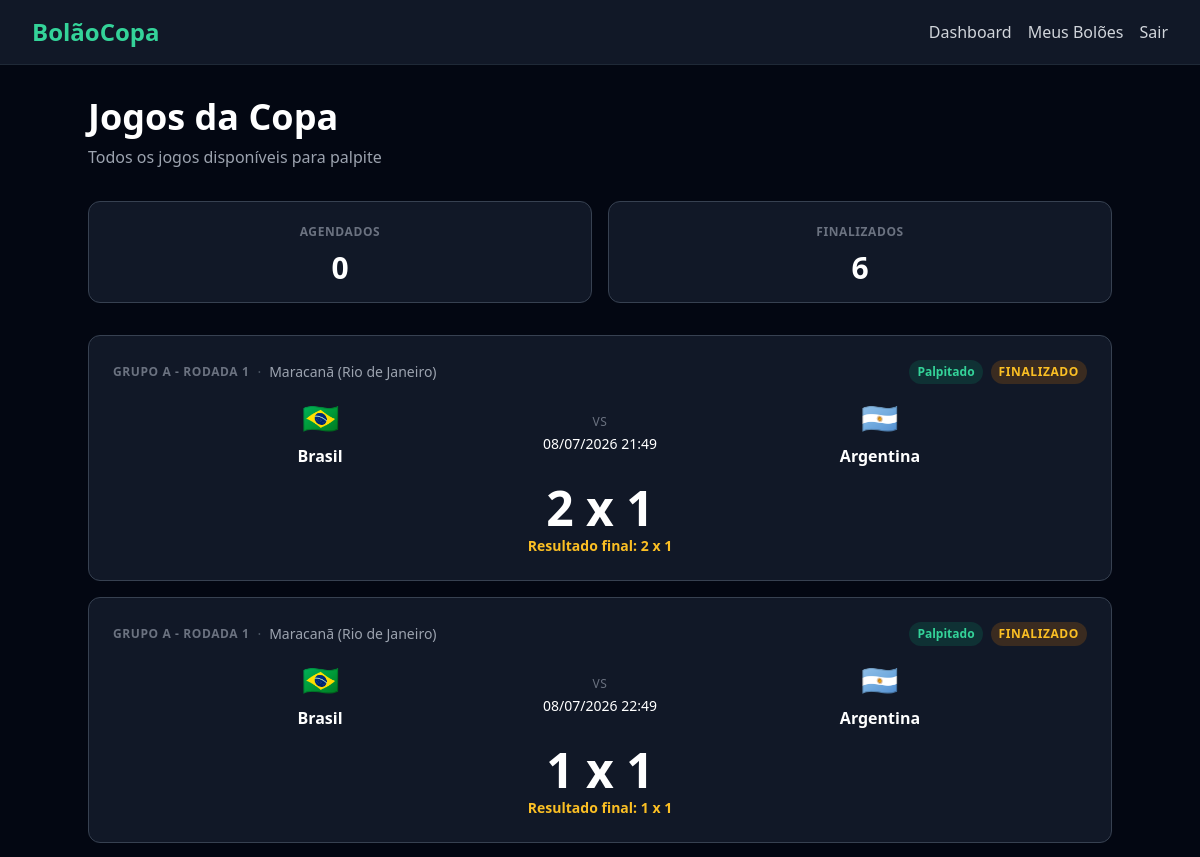
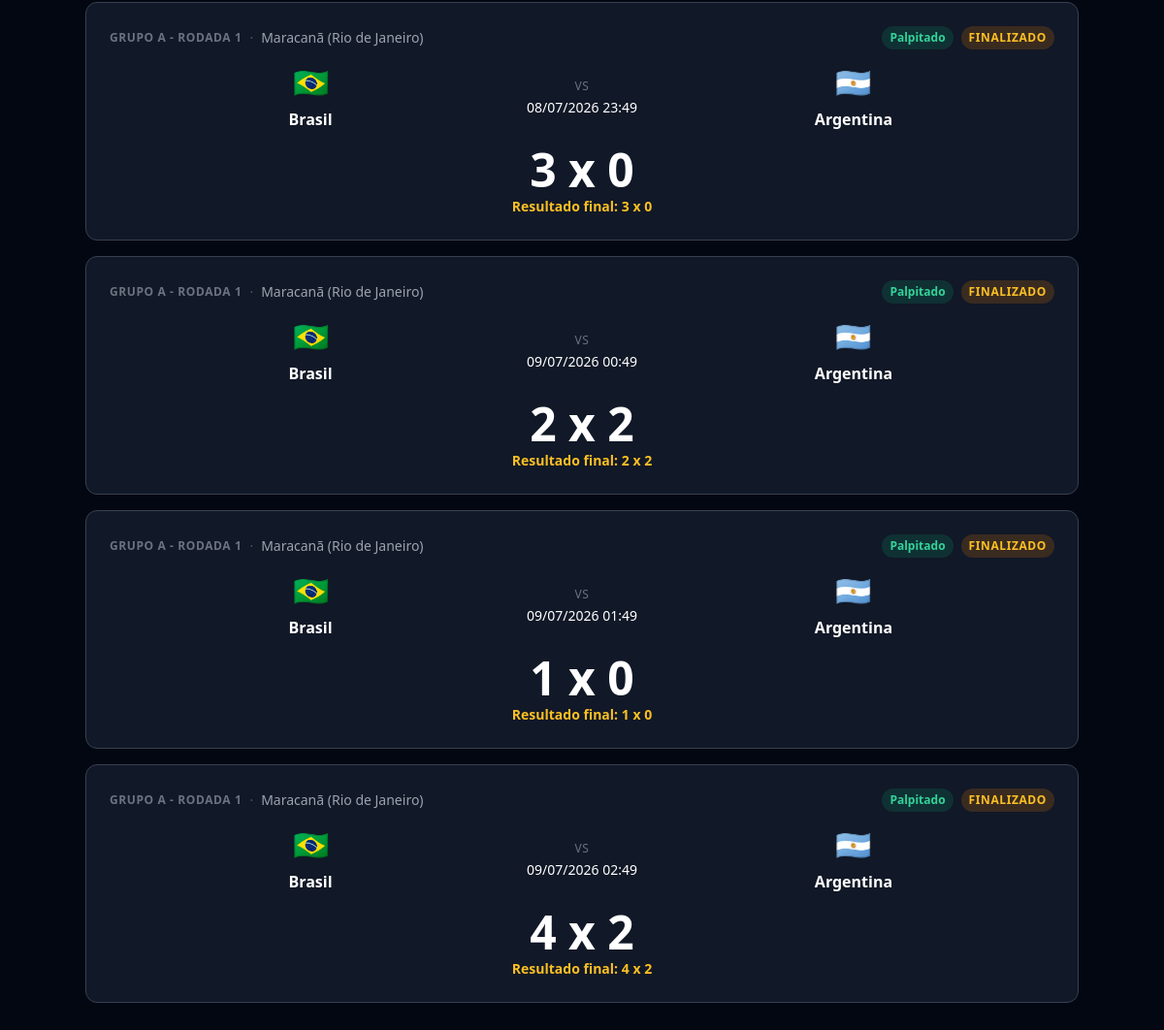
The page /matches/ (signed in) on the database as committed earlier (2 pictures, top to bottom).
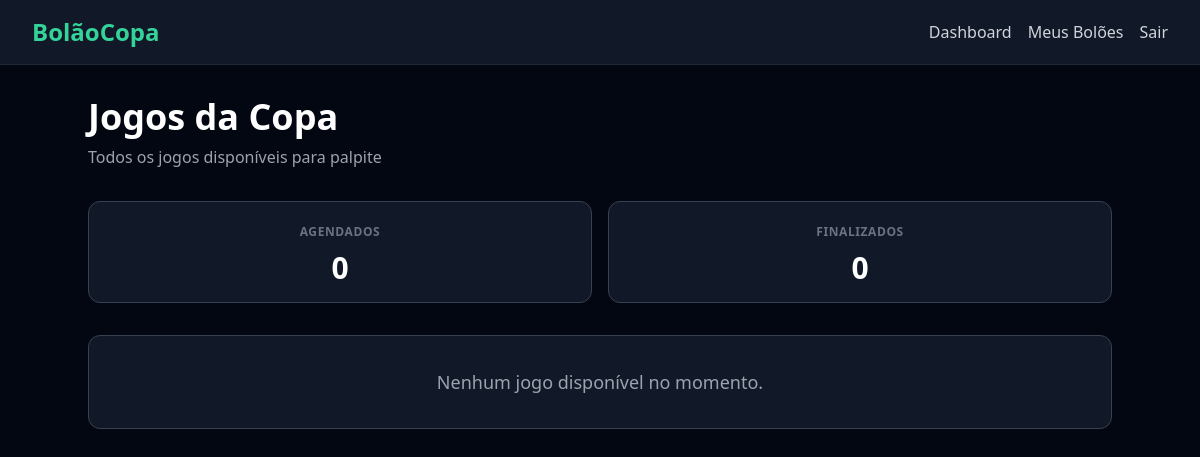
The same page on the database as committed later.
### matches/models.py (models this page shows, shortened)
class Match(models.Model):
    STATUS_CHOICES = (
        ('agendado', 'Agendado'),
        ('em_andamento', 'Em andamento'),
        ('finalizado', 'Finalizado'),
    )
    round = models.ForeignKey(
        Round,
        on_delete=models.CASCADE,
        related_name='matches',
    )
    stadium = models.ForeignKey(
        Stadium,
        on_delete=models.PROTECT,
        related_name='matches',
    )
    home_team = models.ForeignKey(
        Team,
        on_delete=models.PROTECT,
        related_name='home_matches',
    )
    away_team = models.ForeignKey(
        Team,
        on_delete=models.PROTECT,
        related_name='away_matches',
    )
    match_datetime = models.DateTimeField()
    home_score = models.PositiveIntegerField(null=True, blank=True)
    away_score = models.PositiveIntegerField(null=True, blank=True)
    status = models.CharField(
        max_length=20,
        choices=STATUS_CHOICES,
        default='agendado',
    )
    created_at = models.DateTimeField(auto_now_add=True)
    updated_at = models.DateTimeField(auto_now=True)
    class Meta:
        ordering = ('match_datetime',)

class Round(models.Model):
    PHASE_CHOICES = (
        ('grupo', 'Fase de Grupos'),
        ('oitavas', 'Oitavas de Final'),
        ('quartas', 'Quartas de Final'),
        ('semi', 'Semifinal'),
        ('terceiro_lugar', 'Terceiro Lugar'),
        ('final', 'Final'),
    )
    name = models.CharField(max_length=100)
    order = models.PositiveIntegerField()
    phase = models.CharField(max_length=20, choices=PHASE_CHOICES)
    created_at = models.DateTimeField(auto_now_add=True)
    updated_at = models.DateTimeField(auto_now=True)
    class Meta:
        ordering = ('order',)

class Stadium(models.Model):
    name = models.CharField(max_length=200)
    city = models.CharField(max_length=100)
    country = models.CharField(max_length=100)
    created_at = models.DateTimeField(auto_now_add=True)
    updated_at = models.DateTimeField(auto_now=True)
    def __str__(self):
        return f'{self.name} ({self.city})'

class Team(models.Model):
    class Confederation(models.TextChoices):
        CONMEBOL = 'CONMEBOL', 'CONMEBOL'
        UEFA = 'UEFA', 'UEFA'
        CAF = 'CAF', 'CAF'
        AFC = 'AFC', 'AFC'
        OFC = 'OFC', 'OFC'
        CONCACAF = 'CONCACAF', 'CONCACAF'
    name = models.CharField(max_length=100)
    country_code = models.CharField(max_length=3, unique=True)
    flag_emoji = models.CharField(max_length=10, blank=True)
    confederation = models.CharField(
        max_length=10,
        choices=Confederation.choices,
        blank=True,
    )
    created_at = models.DateTimeField(auto_now_add=True)
    updated_at = models.DateTimeField(auto_now=True)

### matches/views.py (the view)
# urls.py: path('matches/', MatchListView.as_view(), name='match_list'),
class MatchListView(LoginRequiredMixin, ListView):
    model = Match
    template_name = 'matches/match_list.html'
    context_object_name = 'matches'
    paginate_by = 20
    def get_queryset(self):
        return Match.objects.select_related(
            'home_team', 'away_team', 'stadium', 'round',
        ).order_by('match_datetime')
    def get_context_data(self, **kwargs):
        context = super().get_context_data(**kwargs)
        user_pool_match_ids = set(
            Prediction.objects.filter(
                user=self.request.user,
            ).values_list('match_id', flat=True)
        )
        match_items = []
        for match in context['matches']:
            match_items.append({
                'match': match,
                'home_team': match.home_team,
                'away_team': match.away_team,
                'match_datetime': match.match_datetime,
                'stadium': match.stadium,
                'round': match.round,
                'status': match.status,
                'user_has_predicted': match.pk in user_pool_match_ids,
            })
        context['match_items'] = match_items
        context['upcoming_count'] = Match.objects.filter(
            status='agendado',
        ).count()
        context['finished_count'] = Match.objects.filter(
            status='finalizado',
        ).count()
        return context

### templates/matches/match_list.html (shortened to what this page needs)
{% extends 'base.html' %}
{% block content %}
<div class='max-w-5xl mx-auto'>
    <div class='mb-8'>
        <h1 class='text-3xl md:text-4xl font-bold text-white'>Jogos da Copa</h1>
        <p class='text-gray-400 mt-2'>Todos os jogos disponíveis para palpite</p>
    </div>
    <div class='grid grid-cols-2 gap-4 mb-8'>
        <div class='bg-gray-900 border border-gray-700 rounded-xl p-4 text-center'>
            <span class='text-xs font-semibold uppercase tracking-wider text-gray-500'>Agendados</span>
            <p class='text-3xl font-bold text-white mt-2'>{{ upcoming_count }}</p>
        </div>
        <div class='bg-gray-900 border border-gray-700 rounded-xl p-4 text-center'>
            <span class='text-xs font-semibold uppercase tracking-wider text-gray-500'>Finalizados</span>
            <p class='text-3xl font-bold text-white mt-2'>{{ finished_count }}</p>
        </div>
    </div>
    {% if match_items %}
        <div class='space-y-4'>
            {% for item in match_items %}
                <div class='bg-gray-900 border border-gray-700 rounded-xl p-6 hover:border-emerald-500/50 transition-colors duration-200'>
                    <div class='flex items-center justify-between mb-4'>
                        <div class='flex items-center gap-2 text-sm'>
                            <span class='text-xs font-semibold uppercase tracking-wider text-gray-500'>{{ item.round.name }}</span>
                            <span class='text-gray-600'>·</span>
                            <span class='text-gray-400'>{{ item.stadium }}</span>
                        </div>
                        <div class='flex items-center gap-2'>
                            {% if item.user_has_predicted %}
                                <span class='text-xs font-semibold px-2 py-1 rounded-full bg-emerald-600/20 text-emerald-400'>Palpitado</span>
                            {% endif %}
                            {% if item.status == 'agendado' %}
                                <span class='text-xs font-semibold uppercase tracking-wider px-2 py-1 rounded-full bg-gray-700 text-gray-300'>Agendado</span>
                            {% elif item.status == 'em_andamento' %}
                                <span class='text-xs font-semibold uppercase tracking-wider px-2 py-1 rounded-full bg-emerald-600/20 text-emerald-400'>Em andamento</span>
                            {% elif item.status == 'finalizado' %}
                                <span class='text-xs font-semibold uppercase tracking-wider px-2 py-1 rounded-full bg-amber-600/20 text-amber-400'>Finalizado</span>
                            {% endif %}
                        </div>
                    </div>
                    <div class='flex items-center justify-between gap-4'>
                        <div class='flex flex-col items-center gap-2 flex-1'>
                            <span class='text-3xl'>{{ item.home_team.flag_emoji }}</span>
                            <span class='text-white font-semibold'>{{ item.home_team.name }}</span>
                        </div>
                        <div class='flex flex-col items-center gap-1'>
                            <span class='text-gray-500 text-xs uppercase tracking-wider'>vs</span>
                            <span class='text-white text-sm'>{{ item.match_datetime|date:"d/m/Y H:i" }}</span>
                        </div>
                        <div class='flex flex-col items-center gap-2 flex-1'>
                            <span class='text-3xl'>{{ item.away_team.flag_emoji }}</span>
                            <span class='text-white font-semibold'>{{ item.away_team.name }}</span>
                        </div>
                    </div>
                    {% if item.status == 'finalizado' %}
                        <div class='mt-4 flex flex-col items-center gap-1'>
                            <span class='text-4xl md:text-5xl font-bold text-white tabular-nums'>{{ item.match.home_score }} x {{ item.match.away_score }}</span>
                            <span class='text-amber-400 text-sm font-semibold'>Resultado final: {{ item.match.home_score }} x {{ item.match.away_score }}</span>
                        </div>
                    {% endif %}
                </div>
            {% endfor %}
        </div>
    {% else %}
        <div class='bg-gray-900 border border-gray-700 rounded-xl p-8 text-center'>
            <p class='text-gray-400 text-lg'>Nenhum jogo disponível no momento.</p>
        </div>
    {% endif %}
</div>
{% endblock %}

### templates/base.html (shortened to what this page needs)
<!DOCTYPE html>
<html lang='pt-br'>
<head>
    <script src='https://cdn.tailwindcss.com'></script>
</head>
<body class='bg-gray-950 min-h-screen text-white'>
    <nav class='bg-gray-900 border-b border-gray-800 sticky top-0 z-50'>
        <div class='max-w-7xl mx-auto px-4 sm:px-6 lg:px-8'>
            <div class='flex justify-between h-16 items-center'>
                <a href='/' class='text-2xl font-bold text-emerald-400'>BolãoCopa</a>
                <div class='flex items-center space-x-4'>
                    {% if user.is_authenticated %}
                        <a href='{% url "dashboard" %}' class='text-gray-300 hover:text-emerald-400 transition-colors duration-200'>Dashboard</a>
                        <a href='{% url "pool_list" %}' class='text-gray-300 hover:text-emerald-400 transition-colors duration-200'>Meus Bolões</a>
                        <form method='post' action='{% url "logout" %}' class='inline'>
                            <button type='submit' class='text-gray-300 hover:text-emerald-400 transition-colors duration-200'>Sair</button>
                        </form>
                    {% else %}
                        <a href='{% url "login" %}' class='text-gray-300 hover:text-emerald-400 transition-colors duration-200'>Entrar</a>
                        <a href='{% url "register" %}' class='bg-emerald-600 hover:bg-emerald-500 text-white font-semibold rounded-lg px-4 py-2 transition-colors duration-200'>Cadastrar</a>
                    {% endif %}
                </div>
            </div>
        </div>
    </nav>
    <main class='max-w-7xl mx-auto px-4 sm:px-6 lg:px-8 py-8'>
        {% block content %}{% endblock %}
    </main>
</body>
</html>

Rows that differ between the two databases and show on the page:
removed Match: round.name "GRUPO A - RODADA 1", stadium "Maracanã (Rio de Janeiro)", status "FINALIZADO", home_team.flag_emoji "🇧🇷", home_team.name "Brasil", match_datetime "08/07/2026 21:49", away_team.flag_emoji "🇦🇷", away_team.name "Argentina", match.home_score "2", match.away_score "1"
removed Match: round.name "GRUPO A - RODADA 1", stadium "Maracanã (Rio de Janeiro)", status "FINALIZADO", home_team.flag_emoji "🇧🇷", home_team.name "Brasil", match_datetime "08/07/2026 22:49", away_team.flag_emoji "🇦🇷", away_team.name "Argentina", match.home_score "1", match.away_score "1"
removed Match: round.name "GRUPO A - RODADA 1", stadium "Maracanã (Rio de Janeiro)", status "FINALIZADO", home_team.flag_emoji "🇧🇷", home_team.name "Brasil", match_datetime "08/07/2026 23:49", away_team.flag_emoji "🇦🇷", away_team.name "Argentina", match.home_score "3", match.away_score "0"
removed Match: round.name "GRUPO A - RODADA 1", stadium "Maracanã (Rio de Janeiro)", status "FINALIZADO", home_team.flag_emoji "🇧🇷", home_team.name "Brasil", match_datetime "09/07/2026 00:49", away_team.flag_emoji "🇦🇷", away_team.name "Argentina", match.home_score "2", match.away_score "2"
removed Match: round.name "GRUPO A - RODADA 1", stadium "Maracanã (Rio de Janeiro)", status "FINALIZADO", home_team.flag_emoji "🇧🇷", home_team.name "Brasil", match_datetime "09/07/2026 01:49", away_team.flag_emoji "🇦🇷", away_team.name "Argentina", match.home_score "1", match.away_score "0"
removed Match: round.name "GRUPO A - RODADA 1", stadium "Maracanã (Rio de Janeiro)", status "FINALIZADO", home_team.flag_emoji "🇧🇷", home_team.name "Brasil", match_datetime "09/07/2026 02:49", away_team.flag_emoji "🇦🇷", away_team.name "Argentina", match.home_score "4", match.away_score "2"
Other text that changed with them:
{{ finished_count }}: "6" → "0"
text now shown: "Nenhum jogo disponível no momento."
